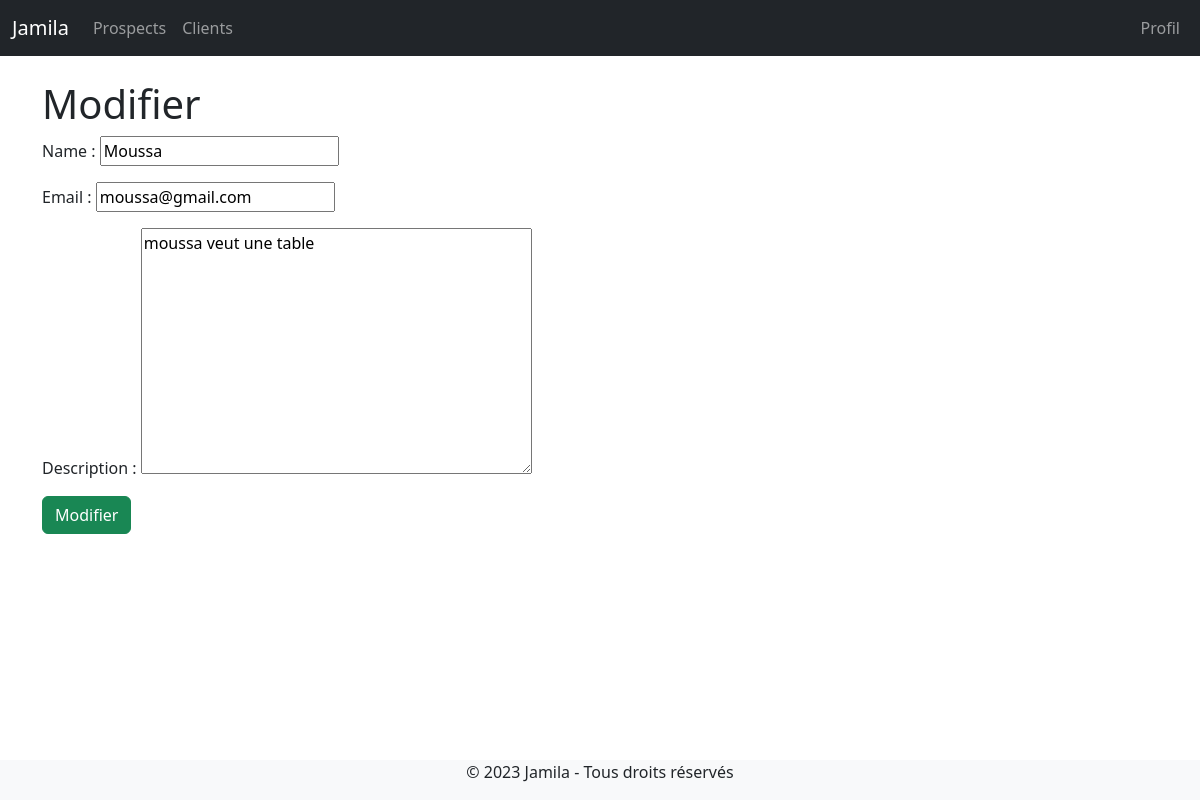
Screenshot of /client/5/edit/ (signed in) with the database file from the repository.
### client/models.py (models this page shows, shortened)
class Client(models.Model):
    team=models.ForeignKey(Team, related_name='teams', on_delete=models.CASCADE)
    name = models.CharField(max_length=255)
    email = models.EmailField()
    description = models.TextField(blank=True, null=True)
    created_by = models.ForeignKey(User, related_name='clients', on_delete=models.CASCADE)
    created_at = models.DateTimeField(auto_now_add=True)
    modified_at = models.DateTimeField(auto_now=True)
    class Meta:
        ordering= ('name',)

### client/views.py (the view)
# urls.py: path("<int:pk>/edit/", views.clients_edit, name="clients_edit"),
@login_required
def clients_edit(request, pk):
    client = get_object_or_404(Client, created_by=request.user, pk=pk)
    if request.method == 'POST':
        form = AddClientForm(request.POST, instance=client)
        if form.is_valid():
            form.save()
            messages.success(request, 'Les changements ont été effectués')
            return redirect('client:clients_list')
    else:
        form=AddClientForm(instance=client)
        return render(request, 'clients_edit.html', {'form': form})

### client/forms.py
class AddClientForm(forms.ModelForm):
    class Meta:
        model = Client
        fields = ('name', 'email', 'description', )

### client/templates/clients_edit.html (shortened to what this page needs)
{% extends 'base.html' %}
{% block content %}
<div class="py-6 px-6">
    <h1 class="text-xl"> Modifier </h1>
    <form method="post" action=".">
        {{ form.as_p }}
        <button type="submit" class="btn btn-success">Modifier</button>
    </form>
</div>
{% endblock %}

### rows the page displays
Client: name "Moussa", email "moussa@gmail.com", description "moussa veut une table"
